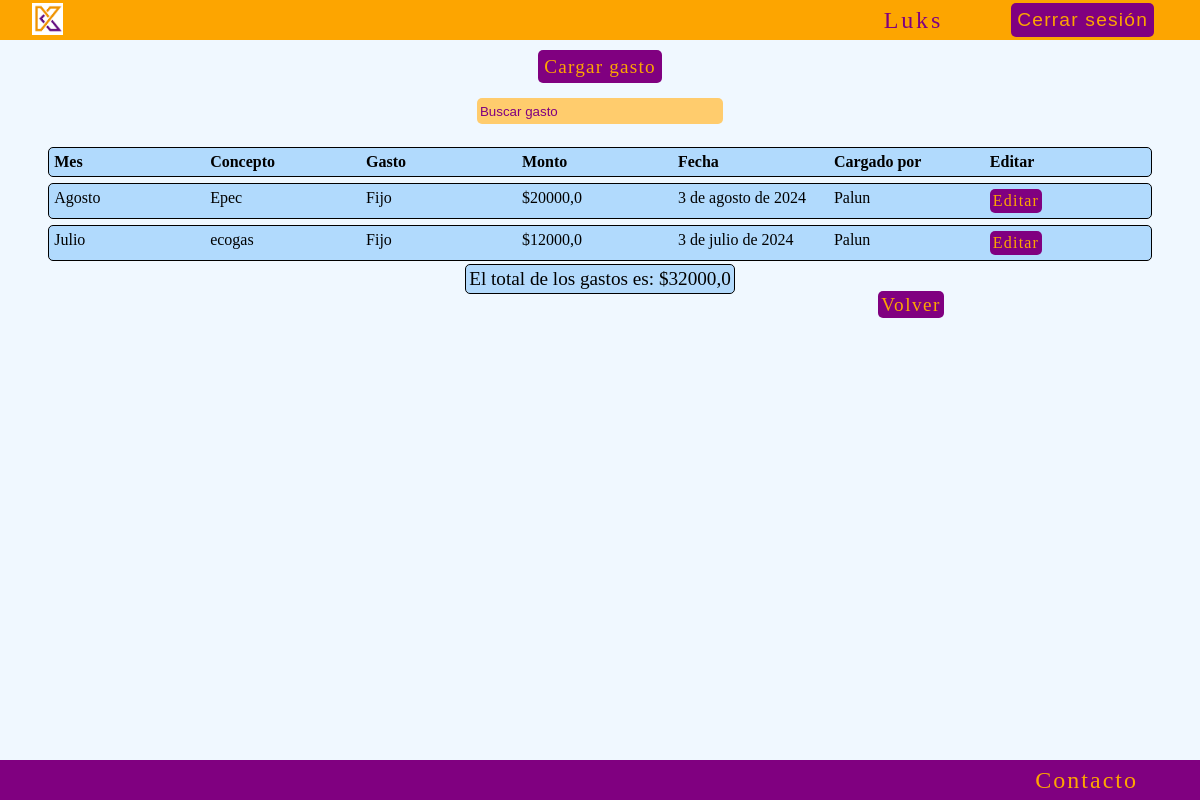
/gastos/lista/ (signed in), run on the app's committed database.
### gastos/models.py (models this page shows, shortened)
class Gastos(models.Model):
    class FijoVariable(models.TextChoices):
        FIJO = 'fijo', 'Fijo'
        VARIABLE = 'variable', 'Variable'
    class Mes(models.TextChoices):
        ENERO = 'Enero', 'Enero'
        FEBRERO = 'Febrero', 'Febrero'
        MARZO = 'Marzo', 'Marzo'
        ABRIL = 'Abril', 'Abril'
        MAYO = 'Mayo', 'Mayo'
        JUNIO = 'Junio', 'Junio'
        JULIO = 'Julio', 'Julio'
        AGOSTO = 'Agosto', 'Agosto'
        SEPTIEMBRE = 'Septiembre', 'Septiembre'
        OCTUBRE = 'Octubre', 'Octubre'
        NOVIEMBRE = 'Noviembre', 'Noviembre'
        DICIEMBRE = 'Diciembre', 'Diciembre'
    mes = models.CharField(max_length=10, choices=Mes.choices, null=True, blank=True)
    usuario = models.ForeignKey(User, on_delete=models.DO_NOTHING)
    concepto = models.CharField(max_length=200)
    monto = models.FloatField()
    fijo_variable = models.CharField(max_length=8, choices=FijoVariable.choices, verbose_name='Fijo o Variable')
    fecha_pago = models.DateField()

### gastos/views.py (the view, shortened to what this page needs)
# urls.py: path('lista/', GastosList.as_view(), name='gastos_list'),
class GastosList(LoginRequiredMixin, ListView):
    model = Gastos
    context_object_name = 'gastos'
    def get_queryset(self):
        queryset = Gastos.objects.all()
        busqueda = self.request.GET.get("busqueda")
        return queryset
    def get_context_data(self, **kwargs):
        context = super().get_context_data(**kwargs)
        total_gastos = self.get_queryset().aggregate(Sum('monto'))['monto__sum'] or 0
        context['total_gastos'] = total_gastos
        return context

### gastos/templates/gastos/gastos_list.html (shortened to what this page needs)
{% extends 'core/base.html' %}
{% block content %}
    <main class="contenedor_principal">
        <div>
            <a href="{% url 'gastos:gastos_create' %}" class="link">Cargar gasto</a>
        </div>
        <div class="busqueda-container">
            <form action="{% url 'gastos:gastos_list' %}" method="get">
                <input type="text" name="busqueda" placeholder="Buscar gasto">
            </form>
        </div>
        <div class="card-pagos-container">
            <div class="card-pagos">
                <p><strong>Mes</strong></p>
                <p><strong>Concepto</strong></p>
                <p><strong>Gasto</strong></p>
                <p><strong>Monto</strong></p>
                <p><strong>Fecha</strong></p>
                <p><strong>Cargado por</strong></p>
                <p><strong>Editar</strong></p>
            </div>
            {% for object in object_list %}
                <div class="card-pagos">
                    <p>{{ object.mes.capitalize }}</p>
                    <p>{{ object.concepto }}</p>
                    <p>{{ object.fijo_variable.capitalize }}</p>
                    <p>${{ object.monto }}</p>
                    <p>{{ object.fecha_pago }}</p>
                    <p>{{ object.usuario }}</p>
                    <a href="{% url 'gastos:gastos_update' object.id %}" class="crud">Editar</a>
                </div>
            {% endfor %}
        </div>
        <div>
            <p class="total">El total de los gastos es: ${{ total_gastos }}</p>
        </div>
        <div class="volver-container">
            <a href="{% url 'gastos:index' %}" class="volver">Volver</a>
        </div>
    </main>
{% endblock content %}

### core/templates/core/components/navbar.html (shortened to what this page needs)
{% load static %}
<header>
    <ul>
        <li class="logo-header"><a href="{% url 'core:index' %}"><img src="{% static 'img/kinef_logo1.png' %}" alt="Logo de Kinef" width="" height="" class="imagen-logo"></a></li>
        {% if user.is_authenticated %}
            <li><a href="{% url 'usuarios:perfil' user.id %}" class="link-header">{{ user.username }}</a></li>
            <div>
                <form action="{% url 'usuarios:logout' %}" method="post">
                    <button type="submit" class="link">Cerrar sesión</button>
                </form>
            </div>
        {% else %}
            <li><a href="{% url 'usuarios:login' %}" class="link-header">Iniciar sesión</a></li>
            <li><a href="{% url 'usuarios:signup' %}" class="link-header">Crear Usuario</a></li>
        {% endif %}
    </ul>
</header>

### core/static/css/style.css (style rules this page uses)
* { padding: 0; margin: 0; text-decoration: none; list-style: none; }
body { display: flex; flex-direction: column; min-height: 100vh; }
header { display: flex; height: 5vh; background-color: rgb(253, 165, 0); justify-content: center; }
header ul { display: flex; justify-content: center; align-items: center; gap: 50px; width: 95%; }
.logo-header { flex-grow: 1; }
.imagen-logo { transition-duration: .2s; }
header ul li a { color: purple; padding: 2px; text-decoration: none; font-size: 1.5em; letter-spacing: .12em; border-radius: 5px; transition-duration: .2s; }
header img { margin-top: .5vh; height: 4vh; }
.contenedor_principal { padding: 2vh; display: flex; flex-direction: column; align-items: center; background-color: aliceblue; min-height: 86vh; }
.link { margin: 2vh; padding: 5px; text-decoration: none; letter-spacing: 1.2px; color: rgb(253, 165, 0); font-size: 1.2rem; border: 1px solid transparent; border-radius: 5px; background-color: purple; transition-duration: .2s; }
.busqueda-container { display: flex; justify-content: center; width: 30%; }
.busqueda-container form input { background-color: rgb(255, 204, 109); color: purple; font-weight: bold; border: none; border-radius: 5px; height: 20px; width: 20vw; padding: 3px; margin: 20px; }
.busqueda-container form input::placeholder { color: purple; font-weight: normal; }
.crud { letter-spacing: 1.2px; padding: 2px; text-decoration: none; color: rgb(253, 165, 0); background-color: purple; border: 1px solid transparent; border-radius: 5px; transition-duration: .2s; width: min-content; }
.volver-container { margin: 0 20vw 10px 0; align-self: flex-end; }
.volver { letter-spacing: 1.5px; font-size: 1.2rem; background-color: purple; text-decoration: none; color: rgb(253, 165, 0); border: 1px solid transparent; border-radius: 5px; transition-duration: .2s; padding: 2px; }
.card-pagos-container { display: flex; flex-wrap: wrap; overflow: auto; width: 95%; max-height: 73vh; overflow: auto; }
.card-pagos { display: grid; grid-template-columns: repeat(7, 1fr); width: 100%; border: 1px solid black; border-radius: 5px; height: max-content; background-color: rgb(177, 218, 253); padding: 5px; margin: 3px; }
.total { font-size: 1.2rem; border: 1px solid black; border-radius: 5px; padding: 3px; background-color: rgb(179, 218, 252); }

### data on the page
Gastos: mes "Agosto", concepto "Epec", fijo_variable "Fijo", monto "20000,0", fecha_pago "3 de agosto de 2024", usuario "Palun"
Gastos: mes "Julio", concepto "ecogas", fijo_variable "Fijo", monto "12000,0", fecha_pago "3 de julio de 2024", usuario "Palun"

### other printed values
{{ user.username }} "Luks"
{{ total_gastos }} "32000,0"
